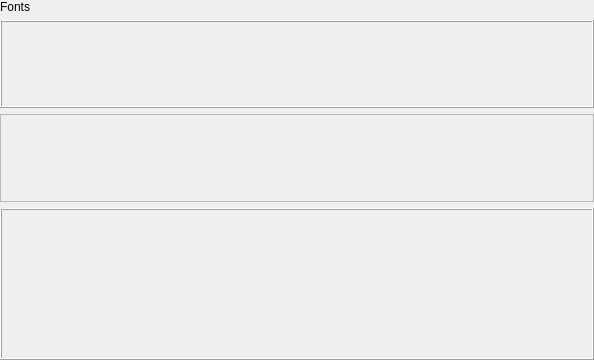
<?xml version="1.0" encoding="UTF-8"?>
<ui version="4.0">
 <class>Fonts</class>
 <widget class="QWidget" name="Fonts">
  <property name="geometry">
   <rect>
    <x>0</x>
    <y>0</y>
    <width>594</width>
    <height>360</height>
   </rect>
  </property>
  <property name="minimumSize">
   <size>
    <width>0</width>
    <height>0</height>
   </size>
  </property>
  <property name="maximumSize">
   <size>
    <width>16777215</width>
    <height>16777215</height>
   </size>
  </property>
  <property name="windowTitle">
   <string notr="true">Fonts</string>
  </property>
  <layout class="QVBoxLayout" name="verticalLayout_4">
   <property name="leftMargin">
    <number>0</number>
   </property>
   <property name="topMargin">
    <number>0</number>
   </property>
   <property name="rightMargin">
    <number>0</number>
   </property>
   <property name="bottomMargin">
    <number>0</number>
   </property>
   <item>
    <widget class="KLabel" name="titleLabel">
     <property name="sizePolicy">
      <sizepolicy hsizetype="Fixed" vsizetype="Fixed">
       <horstretch>0</horstretch>
       <verstretch>0</verstretch>
      </sizepolicy>
     </property>
     <property name="text">
      <string>Fonts</string>
     </property>
     <property name="scaledContents">
      <bool>true</bool>
     </property>
    </widget>
   </item>
   <item>
    <widget class="QFrame" name="frame_3">
     <property name="frameShape">
      <enum>QFrame::Box</enum>
     </property>
     <property name="frameShadow">
      <enum>QFrame::Raised</enum>
     </property>
     <layout class="QVBoxLayout" name="verticalLayout_3">
      <property name="spacing">
       <number>0</number>
      </property>
      <property name="leftMargin">
       <number>0</number>
      </property>
      <property name="topMargin">
       <number>0</number>
      </property>
      <property name="rightMargin">
       <number>0</number>
      </property>
      <property name="bottomMargin">
       <number>0</number>
      </property>
     </layout>
    </widget>
   </item>
   <item>
    <widget class="QFrame" name="fontTitleFrame">
     <property name="frameShape">
      <enum>QFrame::StyledPanel</enum>
     </property>
     <property name="frameShadow">
      <enum>QFrame::Raised</enum>
     </property>
    </widget>
   </item>
   <item>
    <widget class="QFrame" name="fontContentFrame">
     <property name="minimumSize">
      <size>
       <width>550</width>
       <height>152</height>
      </size>
     </property>
     <property name="frameShape">
      <enum>QFrame::Box</enum>
     </property>
     <property name="frameShadow">
      <enum>QFrame::Raised</enum>
     </property>
    </widget>
   </item>
  </layout>
 </widget>
 <layoutdefault spacing="6" margin="11"/>
 <customwidgets>
  <customwidget>
   <class>KLabel</class>
   <extends>QLabel</extends>
   <header>klabel.h</header>
  </customwidget>
 </customwidgets>
 <resources/>
 <connections/>
</ui>
